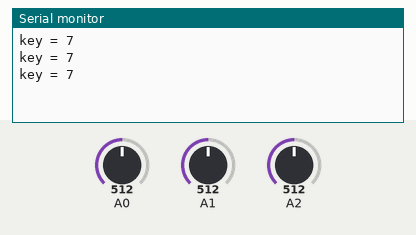
Bench run of a sketch on a simulated Arduino Uno, built with avr-gcc and run on an emulated ATmega328P. On the bench: the last lines printed to the serial monitor. Inputs (shaded band) come from the test bench; at power-on: A0 = 512, A1 = 512, A2 = 512.

Above: at 1.2 s.
1.3 s: A0 set to 716
At 2.0 s:
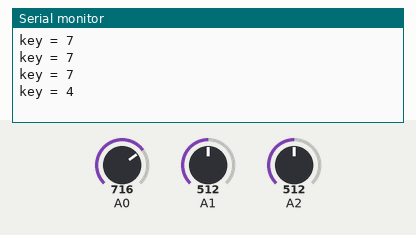
2.8 s: A0 set to 1023
At 3.5 s:
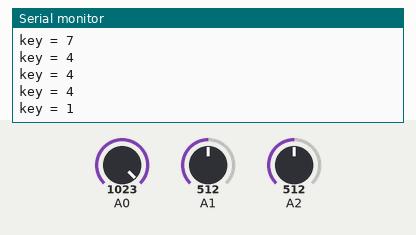
Timing chart, 0 to 5.8 s (numbered marks = the images above; inputs shaded):
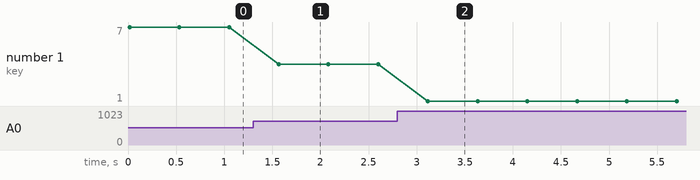

Measured:
- after the input at 1.3 s, the serial monitor: prints a new line after 0.27 s (image 1)
- after the input at 2.8 s, the serial monitor: prints a new line after 0.32 s (image 2)
- plotted number 1: 7 → 4 after the input at 1.3 s, 4 → 1 after the input at 2.8 s

The sketch:

analog4x3keybf_ino.ino
```cpp
/* program Analog4x3Keybf
 *  test for 4x3 keys keyboard with 3 analog outs
 *  G. Carrera - 19/11/2018
 */
// limits of keyboard output values:
const int NADCm100[4] = {923,669,412,156};
const int NADCp100[4] = {1123,869,612,356};
const char key[13] = {'1','4','7','C','2','5','8','0','3','6','9','E'};
int keyval[3];
int i,colp,val;


void setup(){
 Serial.begin(9600); // used with serial monitor
}

void loop() {
  char k;
  k = KeyPad();// read keypad
  if (k != 'N'){ // a key was pressed
          Serial.print("key = ");
          Serial.println(k);
          delay(500);
  }
}

/******** Functions used by program ********/
char KeyPad(){
// read keypad and return the char key
// key = 'N' for none
  KeyScan();// read analog keyboard
  if (keyval[0]+keyval[1]+keyval[2] < 40) {
    return 'N';
  }
  else { // a key was pressed
    delay(10);// antibounce
    KeyScan();// reread analog keyboard
    for (i=0; i < 3; i++){//identify which column it belongs to
      if (keyval[i] > 40){
        colp= i;
        val= keyval[i];// this is the corresponding value
        for (int j=0; j < 4; j++){// identify which key was pressed on the column
          if (val >= NADCm100[j] && keyval <= NADCp100[j]){
            return key[colp*4+j];
            break;
          }
        }
      }
    }
  }
}


void KeyScan(){// read analog keyboard
  keyval[0]= analogRead(A0);
  delay(1);
  keyval[1]= analogRead(A1);
  delay(1);
  keyval[2]= analogRead(A2);
  delay(1);
}
```
